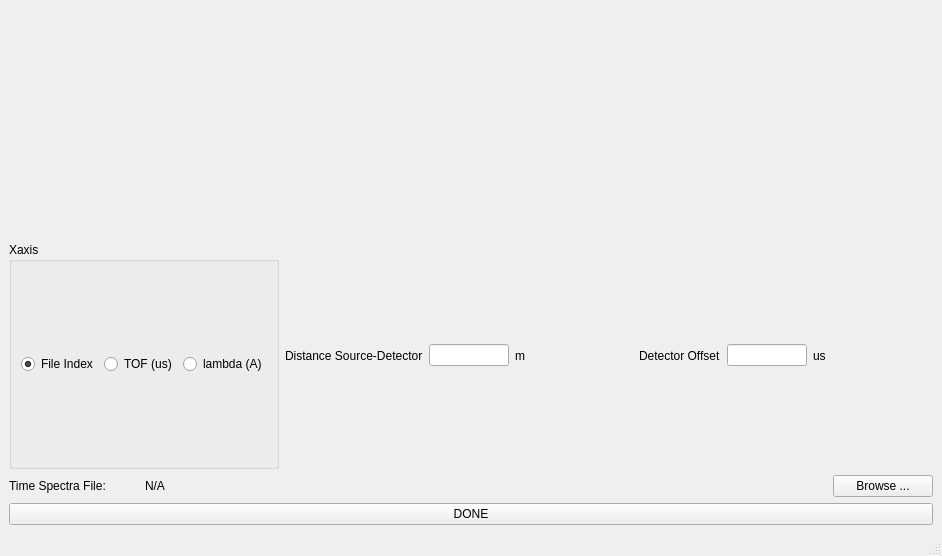
<?xml version="1.0" encoding="UTF-8"?>
<ui version="4.0">
 <class>MainWindow</class>
 <widget class="QMainWindow" name="MainWindow">
  <property name="geometry">
   <rect>
    <x>0</x>
    <y>0</y>
    <width>942</width>
    <height>556</height>
   </rect>
  </property>
  <property name="windowTitle">
   <string>MainWindow</string>
  </property>
  <widget class="QWidget" name="centralwidget">
   <layout class="QVBoxLayout" name="verticalLayout">
    <item>
     <widget class="QWidget" name="widget" native="true">
      <property name="sizePolicy">
       <sizepolicy hsizetype="Expanding" vsizetype="Preferred">
        <horstretch>0</horstretch>
        <verstretch>0</verstretch>
       </sizepolicy>
      </property>
     </widget>
    </item>
    <item>
     <layout class="QHBoxLayout" name="horizontalLayout_7">
      <item>
       <widget class="QGroupBox" name="groupBox">
        <property name="title">
         <string>Xaxis</string>
        </property>
        <layout class="QHBoxLayout" name="horizontalLayout_8">
         <item>
          <widget class="QRadioButton" name="file_index_ratio_button">
           <property name="text">
            <string>File Index</string>
           </property>
           <property name="checked">
            <bool>true</bool>
           </property>
          </widget>
         </item>
         <item>
          <widget class="QRadioButton" name="tof_radio_button">
           <property name="text">
            <string>TOF (us)</string>
           </property>
          </widget>
         </item>
         <item>
          <widget class="QRadioButton" name="lambda_radio_button">
           <property name="text">
            <string>lambda (A)</string>
           </property>
          </widget>
         </item>
        </layout>
       </widget>
      </item>
      <item>
       <layout class="QHBoxLayout" name="horizontalLayout_2">
        <item>
         <widget class="QLabel" name="label">
          <property name="text">
           <string>Distance Source-Detector</string>
          </property>
         </widget>
        </item>
        <item>
         <widget class="QLineEdit" name="distance_source_detector_value">
          <property name="minimumSize">
           <size>
            <width>80</width>
            <height>0</height>
           </size>
          </property>
          <property name="maximumSize">
           <size>
            <width>80</width>
            <height>16777215</height>
           </size>
          </property>
         </widget>
        </item>
        <item>
         <widget class="QLabel" name="label_2">
          <property name="text">
           <string>m</string>
          </property>
         </widget>
        </item>
        <item>
         <spacer name="horizontalSpacer">
          <property name="orientation">
           <enum>Qt::Horizontal</enum>
          </property>
          <property name="sizeHint" stdset="0">
           <size>
            <width>40</width>
            <height>20</height>
           </size>
          </property>
         </spacer>
        </item>
        <item>
         <widget class="QLabel" name="label_3">
          <property name="text">
           <string>Detector Offset</string>
          </property>
         </widget>
        </item>
        <item>
         <widget class="QLineEdit" name="detector_offset_value">
          <property name="minimumSize">
           <size>
            <width>80</width>
            <height>0</height>
           </size>
          </property>
          <property name="maximumSize">
           <size>
            <width>80</width>
            <height>16777215</height>
           </size>
          </property>
         </widget>
        </item>
        <item>
         <widget class="QLabel" name="detector_offset_units">
          <property name="text">
           <string>us</string>
          </property>
         </widget>
        </item>
        <item>
         <spacer name="horizontalSpacer_3">
          <property name="orientation">
           <enum>Qt::Horizontal</enum>
          </property>
          <property name="sizeHint" stdset="0">
           <size>
            <width>40</width>
            <height>20</height>
           </size>
          </property>
         </spacer>
        </item>
       </layout>
      </item>
     </layout>
    </item>
    <item>
     <layout class="QHBoxLayout" name="horizontalLayout_3">
      <item>
       <widget class="QLabel" name="label_5">
        <property name="maximumSize">
         <size>
          <width>130</width>
          <height>16777215</height>
         </size>
        </property>
        <property name="text">
         <string>Time Spectra File:</string>
        </property>
       </widget>
      </item>
      <item>
       <widget class="QLabel" name="time_spectra_file">
        <property name="text">
         <string>N/A</string>
        </property>
       </widget>
      </item>
      <item>
       <widget class="QPushButton" name="time_spectra_file_browse_button">
        <property name="minimumSize">
         <size>
          <width>100</width>
          <height>0</height>
         </size>
        </property>
        <property name="maximumSize">
         <size>
          <width>100</width>
          <height>16777215</height>
         </size>
        </property>
        <property name="text">
         <string>Browse ...</string>
        </property>
       </widget>
      </item>
     </layout>
    </item>
    <item>
     <layout class="QHBoxLayout" name="horizontalLayout">
      <item>
       <widget class="QPushButton" name="done_button">
        <property name="text">
         <string>DONE</string>
        </property>
       </widget>
      </item>
     </layout>
    </item>
   </layout>
  </widget>
  <widget class="QMenuBar" name="menubar">
   <property name="geometry">
    <rect>
     <x>0</x>
     <y>0</y>
     <width>942</width>
     <height>22</height>
    </rect>
   </property>
  </widget>
  <widget class="QStatusBar" name="statusbar"/>
 </widget>
 <resources/>
 <connections>
  <connection>
   <sender>done_button</sender>
   <signal>clicked()</signal>
   <receiver>MainWindow</receiver>
   <slot>done_button_clicked()</slot>
   <hints>
    <hint type="sourcelabel">
     <x>711</x>
     <y>459</y>
    </hint>
    <hint type="destinationlabel">
     <x>552</x>
     <y>492</y>
    </hint>
   </hints>
  </connection>
  <connection>
   <sender>distance_source_detector_value</sender>
   <signal>editingFinished()</signal>
   <receiver>MainWindow</receiver>
   <slot>distance_source_detector_validated()</slot>
   <hints>
    <hint type="sourcelabel">
     <x>210</x>
     <y>255</y>
    </hint>
    <hint type="destinationlabel">
     <x>399</x>
     <y>299</y>
    </hint>
   </hints>
  </connection>
  <connection>
   <sender>detector_offset_value</sender>
   <signal>returnPressed()</signal>
   <receiver>MainWindow</receiver>
   <slot>detector_offset_validated()</slot>
   <hints>
    <hint type="sourcelabel">
     <x>721</x>
     <y>255</y>
    </hint>
    <hint type="destinationlabel">
     <x>399</x>
     <y>299</y>
    </hint>
   </hints>
  </connection>
  <connection>
   <sender>time_spectra_file_browse_button</sender>
   <signal>clicked()</signal>
   <receiver>MainWindow</receiver>
   <slot>time_spectra_file_browse_button_clicked()</slot>
   <hints>
    <hint type="sourcelabel">
     <x>736</x>
     <y>345</y>
    </hint>
    <hint type="destinationlabel">
     <x>399</x>
     <y>299</y>
    </hint>
   </hints>
  </connection>
  <connection>
   <sender>file_index_ratio_button</sender>
   <signal>clicked()</signal>
   <receiver>MainWindow</receiver>
   <slot>radio_button_clicked()</slot>
   <hints>
    <hint type="sourcelabel">
     <x>66</x>
     <y>224</y>
    </hint>
    <hint type="destinationlabel">
     <x>470</x>
     <y>277</y>
    </hint>
   </hints>
  </connection>
  <connection>
   <sender>tof_radio_button</sender>
   <signal>clicked()</signal>
   <receiver>MainWindow</receiver>
   <slot>radio_button_clicked()</slot>
   <hints>
    <hint type="sourcelabel">
     <x>156</x>
     <y>224</y>
    </hint>
    <hint type="destinationlabel">
     <x>470</x>
     <y>277</y>
    </hint>
   </hints>
  </connection>
  <connection>
   <sender>lambda_radio_button</sender>
   <signal>clicked()</signal>
   <receiver>MainWindow</receiver>
   <slot>radio_button_clicked()</slot>
   <hints>
    <hint type="sourcelabel">
     <x>249</x>
     <y>224</y>
    </hint>
    <hint type="destinationlabel">
     <x>470</x>
     <y>277</y>
    </hint>
   </hints>
  </connection>
 </connections>
 <slots>
  <slot>done_button_clicked()</slot>
  <slot>distance_source_detector_validated()</slot>
  <slot>detector_offset_validated()</slot>
  <slot>time_spectra_file_browse_button_clicked()</slot>
  <slot>radio_button_clicked()</slot>
 </slots>
</ui>
